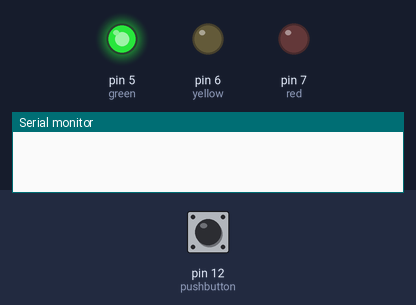
The sketch below on a simulated Arduino Uno, built with avr-gcc and run on an emulated ATmega328P. Parts: output pins drawn as LEDs (lit = HIGH), the last lines printed to the serial monitor. The inputs (shaded band) are chosen by the test bench; at power-on: pin 12 (pushbutton) LOW.

Above: at 1.2 s.
1.3 s: pin 12 (pushbutton) pulled HIGH for 0.15 s
At 1.8 s:
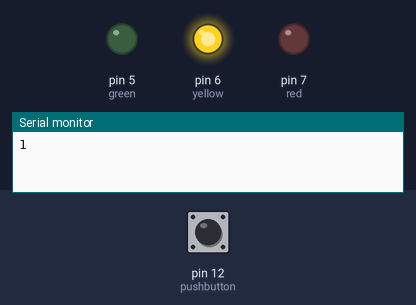
At 5.3 s:
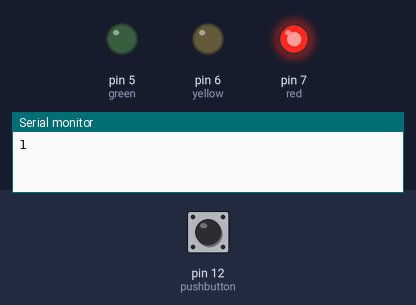
Timing chart, 0 to 10.4 s (numbered marks = the images above; inputs shaded):
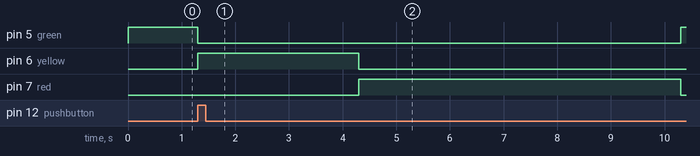

Measured:
- after the input at 1.3 s, pin 5 (green): HIGH → LOW at once, → HIGH 9.0 s later; pin 6 (yellow): LOW → HIGH at once, → LOW 3.0 s later; pin 7 (red): LOW → HIGH after 3.0 s, → LOW 6.0 s later

The sketch:

push_button_light.ino
```cpp
int pushbutton=12;
int red=7;
int yellow=6;
int green=5;
void setup()
{
  Serial.begin(9600);
  pinMode(pushbutton, INPUT);
  pinMode(red,OUTPUT);
  pinMode(green,OUTPUT);
  pinMode(yellow,OUTPUT);
}

void loop()
{
  int buttonstate=digitalRead(pushbutton);
  digitalWrite(red,LOW);
  digitalWrite(yellow,LOW);
  digitalWrite(green,HIGH);
  if(buttonstate==HIGH)
  {
    digitalWrite(red,LOW);
    digitalWrite(yellow,HIGH);
    digitalWrite(green,LOW);
    Serial.println(buttonstate);
    delay(3000);
    digitalWrite(red,HIGH);
    digitalWrite(yellow,LOW);
    digitalWrite(green,LOW);
    delay(6000);
  }
  else
  {
   	digitalWrite(red,LOW);
  	digitalWrite(yellow,LOW);
  	digitalWrite(green,HIGH);
  }
  //delay(1);
}
```
